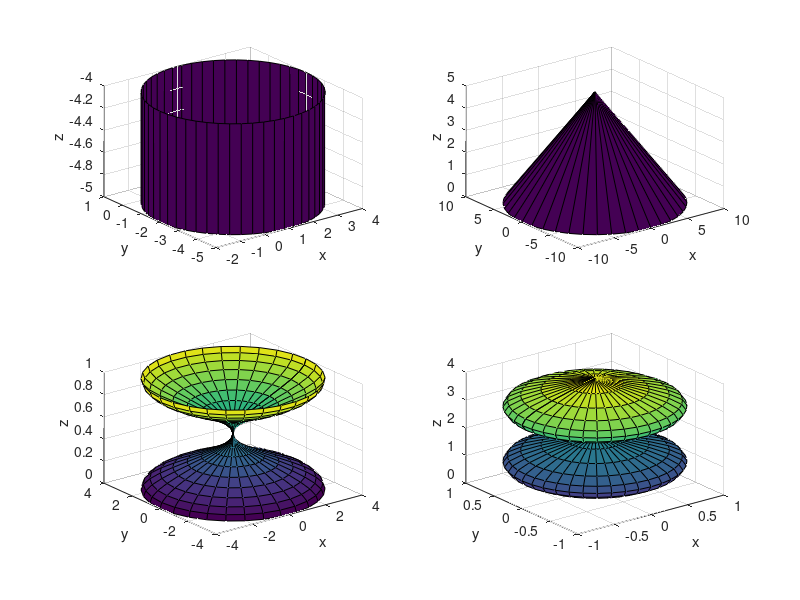

Write MATLAB code to recreate this figure.
% cylinder default  N = 20
subplot(2,2,1);
[X,Y,Z]=cylinder(3,50);
surf(X+1,Y-2,Z-5);
xlabel('x');ylabel('y');zlabel('z');
subplot(2,2,2);
[X,Y,Z]=cylinder([10,0],40);
surf(X,Y,5*Z);
xlabel('x');ylabel('y');zlabel('z');
subplot(2,2,3);
t = 0:pi/10:2*pi;
[X,Y,Z] = cylinder(2+2*cos(t),30);
surf(X,Y,Z);
xlabel('x');ylabel('y');zlabel('z');
subplot(2,2,4);
t=0:pi/10:2*pi;
[X,Y,Z]=cylinder(sin(t),40);
surf(X,Y,4*Z);
xlabel('x');ylabel('y');zlabel('z');
